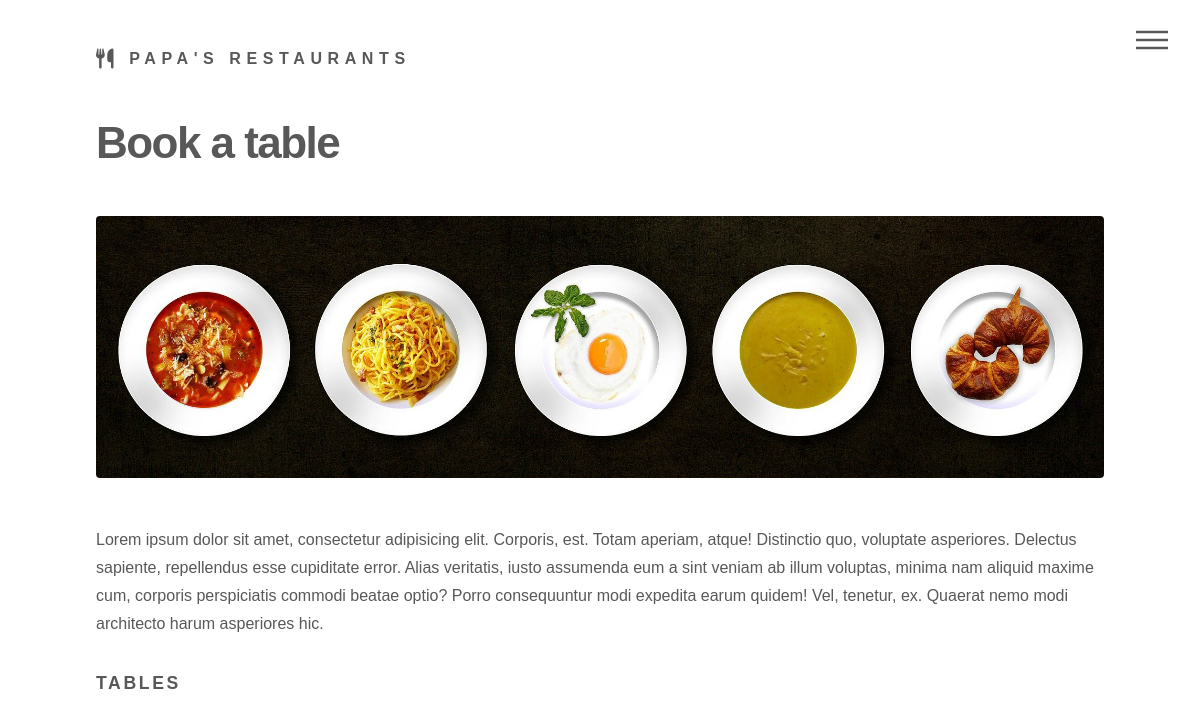
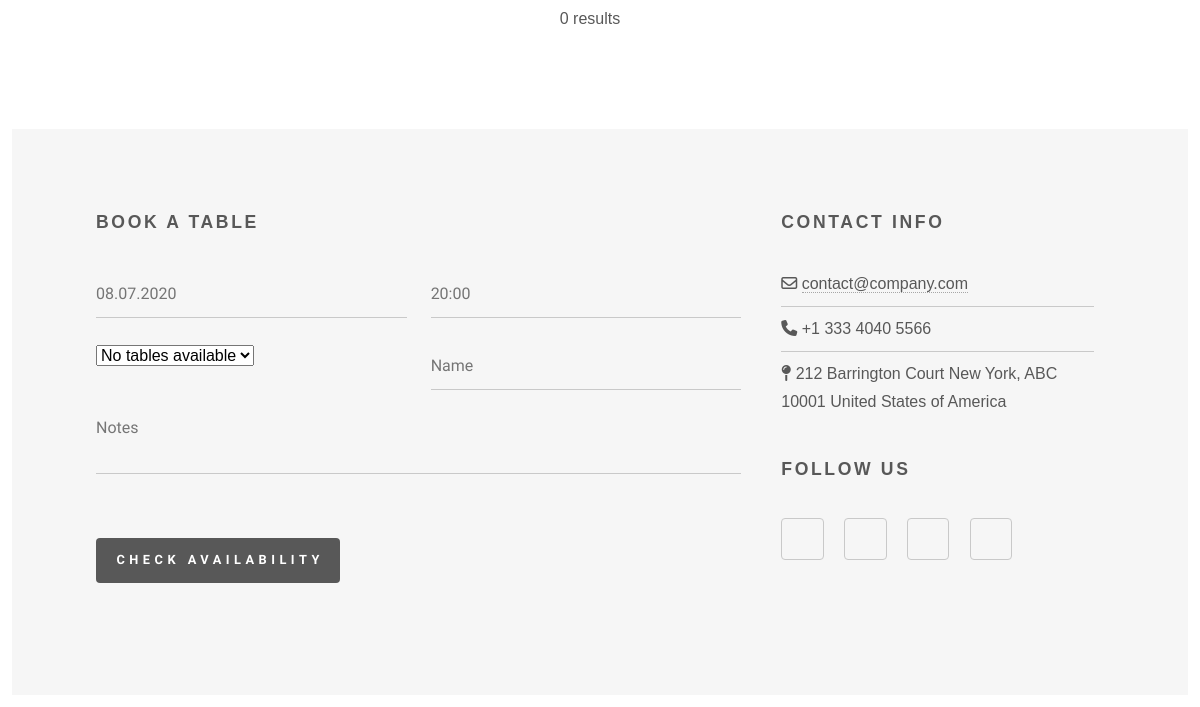
Page /book-table.php on the earlier database version (2 pictures, top to bottom).
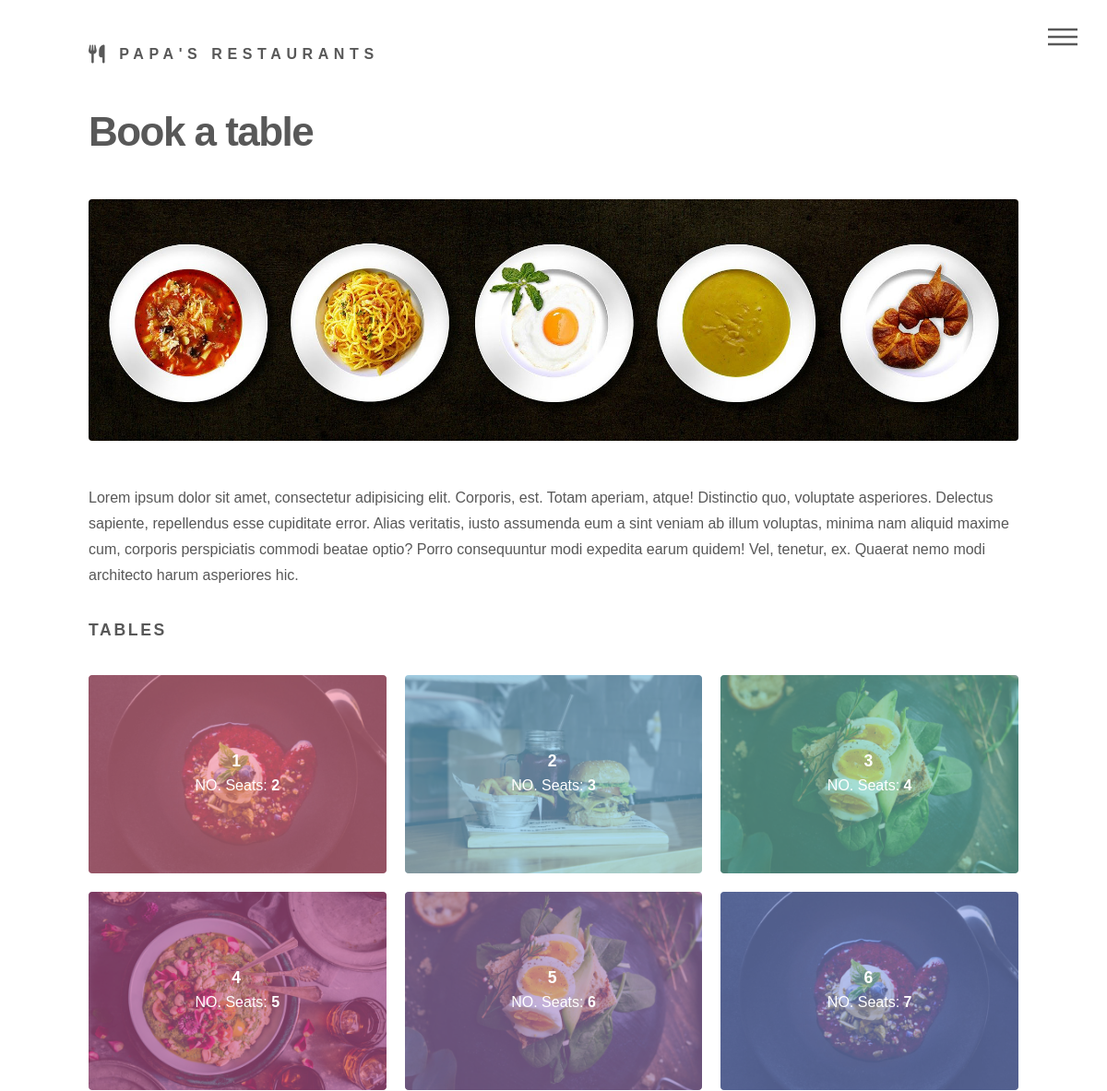
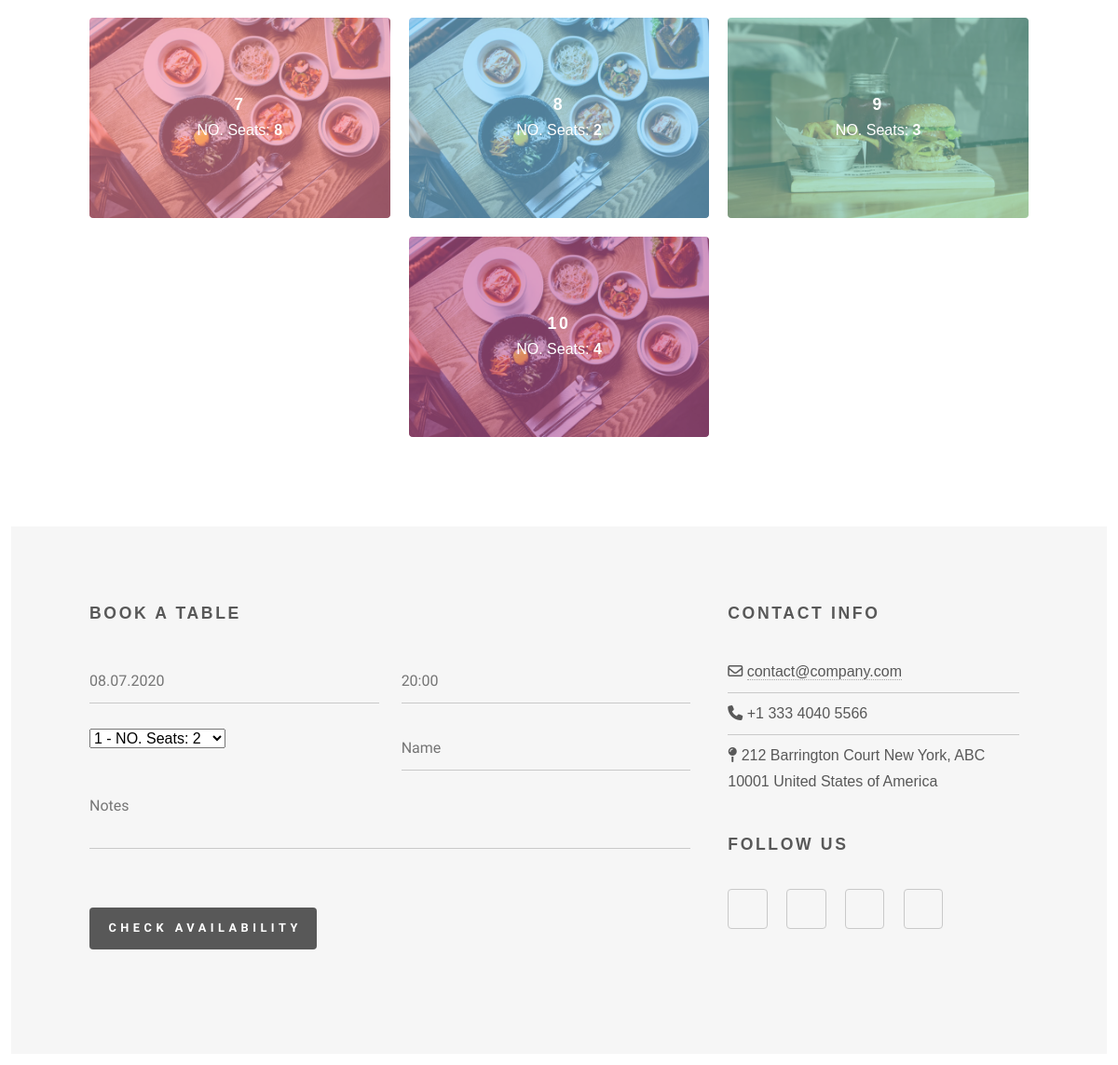
Same page on the later database version (2 pictures, top to bottom).
### tables this page shows
CREATE TABLE `tables` (
  `table_ID` int(255) NOT NULL,
  `seats` int(10) NOT NULL
);

### book-table.php (the view, shortened to what this page needs)
<!DOCTYPE HTML>
<html>
<head>
    <link rel="stylesheet" href="assets/bootstrap/css/bootstrap.min.css" />
    <link rel="stylesheet" href="assets/css/index.css" />
</head>
<body class="is-preload">
    <div id="wrapper">
        <div id="main">
            <div class="inner">
                <h1>Book a table</h1>
                <div class="image main">
                    <img src="images/banner-image-6-1920x500.jpg" class="img-fluid" alt="" />
                </div>
                <p>Lorem ipsum dolor sit amet, consectetur adipisicing elit. Corporis, est. Totam aperiam, atque! Distinctio quo, voluptate asperiores. Delectus sapiente, repellendus esse cupiditate error. Alias veritatis, iusto assumenda eum a sint veniam ab illum voluptas, minima nam aliquid maxime cum, corporis perspiciatis commodi beatae optio? Porro consequuntur modi expedita earum quidem! Vel, tenetur, ex. Quaerat nemo modi architecto harum asperiores hic.</p>
                <h2>Tables</h2>
                <section class="tiles">
                    <?php
                    $servername = "localhost";
                    $username = "root";
                    $password = "";
                    $dbname = "htc";
                    $conn = new mysqli($servername, $username, $password, $dbname);
                    $sql = "SELECT * FROM tables";
                    $result = $conn->query($sql);
                    if ($result->num_rows > 0) {
                        $style = 1;
                        while ($row = $result->fetch_assoc()) {
                            if ($style == 7) {
                                $style = 1;
                            }
                            echo '<article class="style' . $style . '">';
                            $style++;
                            echo '<span class="image">';
                            echo '<img src="images/product-' . rand(1, 6) . '-720x480.jpg" alt="" />';
                            echo '</span>';
                            echo '<a href="#">';
                            echo '<h2>' . $row["table_ID"] . '</h2>';
                            echo '<p>NO. Seats: <strong>' . $row["seats"] . '</strong></p>';
                            echo '</a>';
                            echo '</article>';
                        }
                    } else {
                        echo "0 results";
                    }
                    ?>
                </section>
            </div>
        </div>
        <footer id="footer">
            <div class="inner">
                <section>
                    <h2>Book a Table</h2>
                    <form method="post" action="#">
                        <div class="fields">
                            <div class="field half">
                                <input type="text" placeholder="08.07.2020" />
                            </div>
                            <div class="field half">
                                <input type="text" placeholder="20:00" />
                            </div>
                            <div class="field half">
                                <select>
                                    <?php
                                    $conn = new mysqli($servername, $username, $password, $dbname);
                                    $sql = "SELECT * FROM tables";
                                    $result = $conn->query($sql);
                                    if ($result->num_rows > 0) {
                                        while ($row = $result->fetch_assoc()) {
                                            echo '<option value="' . $row["table_ID"] . '">' . $row["table_ID"] . ' - <strong>NO. Seats: ' . $row["seats"] . '</strong></option>';
                                        }
                                    } else {
                                        echo "<option value=''>No tables available</option>";
                                    }
                                    ?>
                                </select>
                            </div>
                            <div class="field half">
                                <input type="text" name="name" id="name" placeholder="Name" />
                            </div>
                            <div class="field">
                                <textarea name="message" id="message" rows="3" placeholder="Notes"></textarea>
                            </div>
                            <div class="field text-right">
                                <label>&nbsp;</label>
                                <ul class="actions">
                                    <li><input type="submit" value="Check Availability" class="primary" /></li>
                                </ul>
                            </div>
                        </div>
                    </form>
                </section>
                <?php include "./assets/site/fsection.php"; ?>
            </div>
        </footer>
    </div>
</body>
</html>

### assets/site/fsection.php
<section>
    <h2>Contact Info</h2>
    <ul class="alt">
        <li><span class="fa fa-envelope-o"></span> <a href="#">contact@company.com</a></li>
        <li><span class="fa fa-phone"></span> +1 333 4040 5566 </li>
        <li><span class="fa fa-map-pin"></span> 212 Barrington Court New York, ABC 10001 United States of America</li>
    </ul>
    <h2>Follow Us</h2>
    <ul class="icons">
        <li><a href="#" class="icon style2 fa-twitter"><span class="label">Twitter</span></a></li>
        <li><a href="#" class="icon style2 fa-facebook"><span class="label">Facebook</span></a></li>
        <li><a href="#" class="icon style2 fa-instagram"><span class="label">Instagram</span></a></li>
        <li><a href="#" class="icon style2 fa-linkedin"><span class="label">LinkedIn</span></a></li>
    </ul>
</section>

Differences in the rows shown:
added tables: table_ID "1", seats "2"
added tables: table_ID "2", seats "3"
added tables: table_ID "3", seats "4"
added tables: shows a picture, table_ID "4", seats "5"
added tables: table_ID "5", seats "6"
added tables: table_ID "6", seats "7"
added tables: table_ID "7", seats "8"
added tables: table_ID "8", seats "2"
added tables: table_ID "9", seats "3"
added tables: table_ID "10", seats "4"
Other differences:
form field value: "No tables available" → "1 - NO. Seats: 2"
text no longer shown: "0 results"
